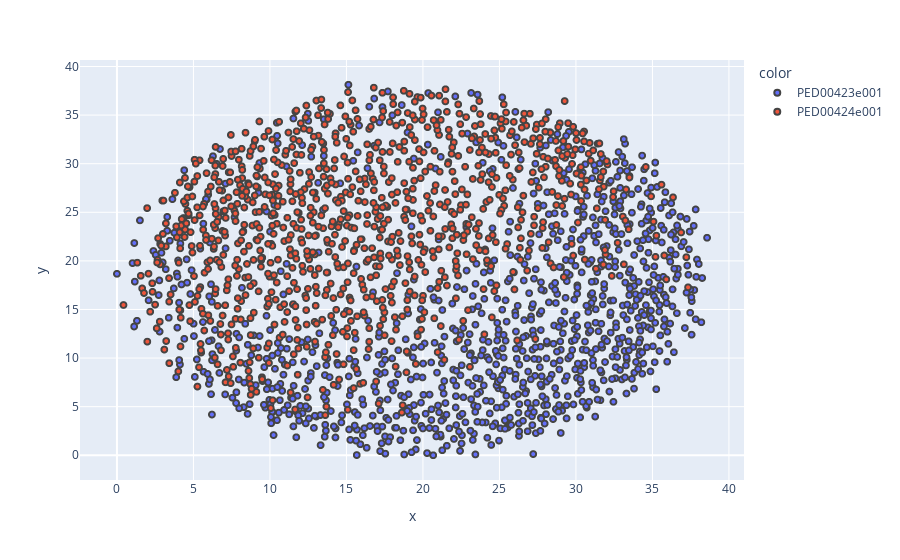

The code cell stored with this chart in its notebook:
### Code cell
analysis.dimenfix_scatter_plot_2()

### Figure 1 — Plotly figure (JSON) as saved in the notebook; plotly's stock layout.template omitted (floating-point values rounded to 4 significant figures; data arrays with more than 128 entries replaced by an {"elided": "..."} marker saying what was removed)
{"data": [{"customdata": {"elided": "1000x1 int values"}, "hovertemplate": "color=PED00423e001<br>x=%{x}<br>y=%{y}<br>Row=%{customdata[0]}<extra></extra>", "legendgroup": "PED00423e001", "marker": {"color": "#636efa", "line": {"width": 2}, "size": 6, "symbol": "circle"}, "mode": "markers", "name": "PED00423e001", "showlegend": true, "type": "scattergl", "x": {"elided": "1000 float values"}, "xaxis": "x", "y": {"elided": "1000 float values"}, "yaxis": "y"}, {"customdata": {"elided": "1000x1 int values"}, "hovertemplate": "color=PED00424e001<br>x=%{x}<br>y=%{y}<br>Row=%{customdata[0]}<extra></extra>", "legendgroup": "PED00424e001", "marker": {"color": "#EF553B", "line": {"width": 2}, "size": 6, "symbol": "circle"}, "mode": "markers", "name": "PED00424e001", "showlegend": true, "type": "scattergl", "x": {"elided": "1000 float values"}, "xaxis": "x", "y": {"elided": "1000 float values"}, "yaxis": "y"}], "layout": {"legend": {"title": {"text": "color"}, "tracegroupgap": 0}, "margin": {"t": 60}, "xaxis": {"anchor": "y", "domain": [0, 1], "title": {"text": "x"}}, "yaxis": {"anchor": "x", "domain": [0, 1], "title": {"text": "y"}}}}
